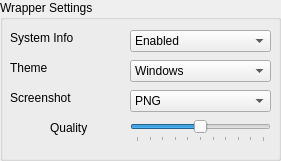
     <widget class="QGroupBox" name="groupBox">
      <property name="geometry">
       <rect>
        <x>320</x>
        <y>260</y>
        <width>281</width>
        <height>161</height>
       </rect>
      </property>
      <property name="title">
       <string>Wrapper Settings</string>
      </property>
      <widget class="QComboBox" name="cbSIenabled">
       <property name="geometry">
        <rect>
         <x>130</x>
         <y>30</y>
         <width>141</width>
         <height>22</height>
        </rect>
       </property>
       <property name="toolTip">
        <string/>
       </property>
       <property name="whatsThis">
        <string/>
       </property>
       <item>
        <property name="text">
         <string>Enabled</string>
        </property>
       </item>
       <item>
        <property name="text">
         <string>Disabled</string>
        </property>
       </item>
      </widget>
      <widget class="QLabel" name="lblSysInfo">
       <property name="geometry">
        <rect>
         <x>10</x>
         <y>30</y>
         <width>111</width>
         <height>16</height>
        </rect>
       </property>
       <property name="font">
        <font>
         <pointsize>9</pointsize>
         <weight>50</weight>
         <bold>false</bold>
        </font>
       </property>
       <property name="toolTip">
        <string>If set to TRUE it will no longer ask the user if he wants to reset settings after a session that was closed prematurely.</string>
       </property>
       <property name="whatsThis">
        <string>Use Manual if you experience problems with old cards or IGP.</string>
       </property>
       <property name="text">
        <string>System Info</string>
       </property>
      </widget>
      <widget class="QComboBox" name="cbTheme">
       <property name="geometry">
        <rect>
         <x>130</x>
         <y>60</y>
         <width>141</width>
         <height>22</height>
        </rect>
       </property>
       <property name="toolTip">
        <string/>
       </property>
       <property name="whatsThis">
        <string/>
       </property>
       <item>
        <property name="text">
         <string>Windows</string>
        </property>
       </item>
       <item>
        <property name="text">
         <string>WindowsXP</string>
        </property>
       </item>
       <item>
        <property name="text">
         <string>WindowsVista</string>
        </property>
       </item>
       <item>
        <property name="text">
         <string>Fusion</string>
        </property>
       </item>
       <item>
        <property name="text">
         <string>Fusion (Dark)</string>
        </property>
       </item>
      </widget>
      <widget class="QLabel" name="lblSysInfo_2">
       <property name="geometry">
        <rect>
         <x>10</x>
         <y>60</y>
         <width>111</width>
         <height>16</height>
        </rect>
       </property>
       <property name="font">
        <font>
         <pointsize>9</pointsize>
         <weight>50</weight>
         <bold>false</bold>
        </font>
       </property>
       <property name="toolTip">
        <string>If set to TRUE it will no longer ask the user if he wants to reset settings after a session that was closed prematurely.</string>
       </property>
       <property name="whatsThis">
        <string>Use Manual if you experience problems with old cards or IGP.</string>
       </property>
       <property name="text">
        <string>Theme</string>
       </property>
      </widget>
      <widget class="QComboBox" name="cbScreenshotFormat">
       <property name="geometry">
        <rect>
         <x>130</x>
         <y>90</y>
         <width>141</width>
         <height>22</height>
        </rect>
       </property>
       <property name="toolTip">
        <string/>
       </property>
       <property name="whatsThis">
        <string/>
       </property>
       <item>
        <property name="text">
         <string>PNG</string>
        </property>
       </item>
       <item>
        <property name="text">
         <string>JPG</string>
        </property>
       </item>
      </widget>
      <widget class="QLabel" name="lblSysInfo_3">
       <property name="geometry">
        <rect>
         <x>10</x>
         <y>90</y>
         <width>111</width>
         <height>16</height>
        </rect>
       </property>
       <property name="font">
        <font>
         <pointsize>9</pointsize>
         <weight>50</weight>
         <bold>false</bold>
        </font>
       </property>
       <property name="toolTip">
        <string>If set to TRUE it will no longer ask the user if he wants to reset settings after a session that was closed prematurely.</string>
       </property>
       <property name="whatsThis">
        <string>Use Manual if you experience problems with old cards or IGP.</string>
       </property>
       <property name="text">
        <string>Screenshot</string>
       </property>
      </widget>
      <widget class="QSlider" name="slider_SSQuality">
       <property name="geometry">
        <rect>
         <x>130</x>
         <y>120</y>
         <width>141</width>
         <height>22</height>
        </rect>
       </property>
       <property name="minimum">
        <number>0</number>
       </property>
       <property name="maximum">
        <number>100</number>
       </property>
       <property name="value">
        <number>50</number>
       </property>
       <property name="sliderPosition">
        <number>50</number>
       </property>
       <property name="orientation">
        <enum>Qt::Horizontal</enum>
       </property>
       <property name="tickPosition">
        <enum>QSlider::TicksBelow</enum>
       </property>
      </widget>
      <widget class="QLabel" name="lblSysInfo_4">
       <property name="geometry">
        <rect>
         <x>50</x>
         <y>120</y>
         <width>71</width>
         <height>16</height>
        </rect>
       </property>
       <property name="font">
        <font>
         <pointsize>9</pointsize>
         <weight>50</weight>
         <bold>false</bold>
        </font>
       </property>
       <property name="toolTip">
        <string>If set to TRUE it will no longer ask the user if he wants to reset settings after a session that was closed prematurely.</string>
       </property>
       <property name="whatsThis">
        <string>Use Manual if you experience problems with old cards or IGP.</string>
       </property>
       <property name="text">
        <string>Quality</string>
       </property>
      </widget>
     </widget>
